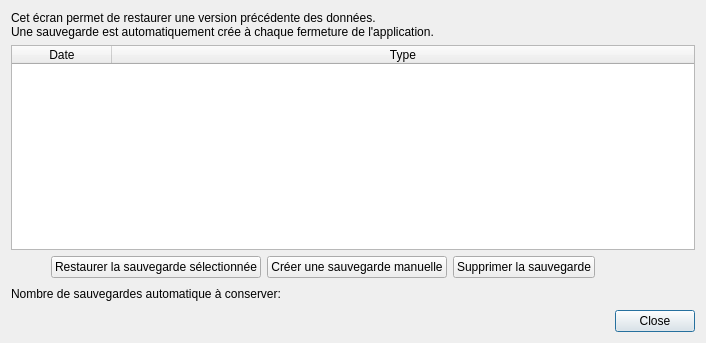
<?xml version="1.0" encoding="UTF-8"?>
<ui version="4.0">
 <class>Dialog</class>
 <widget class="QDialog" name="Dialog">
  <property name="windowModality">
   <enum>Qt::ApplicationModal</enum>
  </property>
  <property name="geometry">
   <rect>
    <x>0</x>
    <y>0</y>
    <width>706</width>
    <height>343</height>
   </rect>
  </property>
  <property name="windowTitle">
   <string>Dialog</string>
  </property>
  <property name="windowIcon">
   <iconset>
    <normaloff>../../resources/icons/clock-history.png</normaloff>../../resources/icons/clock-history.png</iconset>
  </property>
  <property name="modal">
   <bool>true</bool>
  </property>
  <layout class="QGridLayout" name="gridLayout">
   <item row="1" column="0" colspan="2">
    <widget class="QTableWidget" name="tableWidget">
     <property name="contextMenuPolicy">
      <enum>Qt::ActionsContextMenu</enum>
     </property>
     <property name="editTriggers">
      <set>QAbstractItemView::NoEditTriggers</set>
     </property>
     <property name="selectionMode">
      <enum>QAbstractItemView::SingleSelection</enum>
     </property>
     <property name="selectionBehavior">
      <enum>QAbstractItemView::SelectRows</enum>
     </property>
     <attribute name="horizontalHeaderStretchLastSection">
      <bool>true</bool>
     </attribute>
     <attribute name="verticalHeaderDefaultSectionSize">
      <number>20</number>
     </attribute>
     <column>
      <property name="text">
       <string>Date</string>
      </property>
     </column>
     <column>
      <property name="text">
       <string>Type</string>
      </property>
     </column>
    </widget>
   </item>
   <item row="4" column="1">
    <spacer name="horizontalSpacer_2">
     <property name="orientation">
      <enum>Qt::Horizontal</enum>
     </property>
     <property name="sizeHint" stdset="0">
      <size>
       <width>40</width>
       <height>20</height>
      </size>
     </property>
    </spacer>
   </item>
   <item row="7" column="0" colspan="2">
    <widget class="QDialogButtonBox" name="buttonBox">
     <property name="orientation">
      <enum>Qt::Horizontal</enum>
     </property>
     <property name="standardButtons">
      <set>QDialogButtonBox::Close</set>
     </property>
    </widget>
   </item>
   <item row="4" column="0">
    <widget class="QLabel" name="label_2">
     <property name="text">
      <string>Nombre de sauvegardes automatique à conserver:</string>
     </property>
    </widget>
   </item>
   <item row="0" column="0" colspan="2">
    <widget class="QLabel" name="label">
     <property name="text">
      <string>Cet écran permet de restaurer une version précédente des données.
Une sauvegarde est automatiquement crée à chaque fermeture de l'application.</string>
     </property>
    </widget>
   </item>
   <item row="2" column="0">
    <layout class="QHBoxLayout" name="horizontalLayout">
     <item>
      <spacer name="horizontalSpacer">
       <property name="orientation">
        <enum>Qt::Horizontal</enum>
       </property>
       <property name="sizeHint" stdset="0">
        <size>
         <width>40</width>
         <height>20</height>
        </size>
       </property>
      </spacer>
     </item>
     <item>
      <widget class="QPushButton" name="pushButton">
       <property name="enabled">
        <bool>true</bool>
       </property>
       <property name="text">
        <string>Restaurer la sauvegarde sélectionnée</string>
       </property>
       <property name="icon">
        <iconset>
         <normaloff>../../resources/icons/clock-history.png</normaloff>../../resources/icons/clock-history.png</iconset>
       </property>
      </widget>
     </item>
     <item>
      <widget class="QPushButton" name="pushButton_2">
       <property name="text">
        <string>Créer une sauvegarde manuelle</string>
       </property>
       <property name="icon">
        <iconset>
         <normaloff>../../resources/icons/database-plus.png</normaloff>../../resources/icons/database-plus.png</iconset>
       </property>
      </widget>
     </item>
     <item>
      <widget class="QPushButton" name="pushButton_3">
       <property name="text">
        <string>Supprimer la sauvegarde</string>
       </property>
       <property name="icon">
        <iconset>
         <normaloff>../../resources/icons/minus.png</normaloff>../../resources/icons/minus.png</iconset>
       </property>
      </widget>
     </item>
    </layout>
   </item>
  </layout>
 </widget>
 <resources/>
 <connections>
  <connection>
   <sender>buttonBox</sender>
   <signal>accepted()</signal>
   <receiver>Dialog</receiver>
   <slot>accept()</slot>
   <hints>
    <hint type="sourcelabel">
     <x>248</x>
     <y>254</y>
    </hint>
    <hint type="destinationlabel">
     <x>157</x>
     <y>274</y>
    </hint>
   </hints>
  </connection>
  <connection>
   <sender>buttonBox</sender>
   <signal>rejected()</signal>
   <receiver>Dialog</receiver>
   <slot>reject()</slot>
   <hints>
    <hint type="sourcelabel">
     <x>316</x>
     <y>260</y>
    </hint>
    <hint type="destinationlabel">
     <x>286</x>
     <y>274</y>
    </hint>
   </hints>
  </connection>
 </connections>
</ui>
